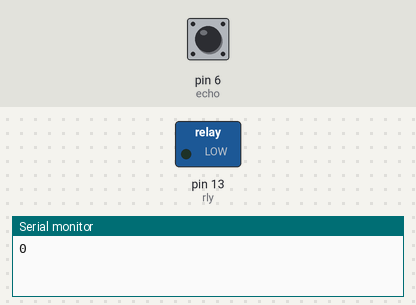
A sketch run on a simulated Arduino Uno, built with avr-gcc and run on an emulated ATmega328P. On the bench: switched loads named in the sketch (green lamp = pin HIGH), the last lines printed to the serial monitor. The inputs (shaded band) are chosen by the test bench; at power-on: pin 6 (echo) LOW. Pins used as bus, display or sensor lines are not drawn.

Above: at 1.2 s.
1.3 s: pin 6 (echo) pulsed HIGH 5 times (0.12 s each, 0.3 s apart)
At 2.8 s:
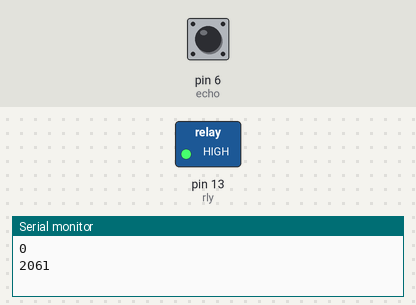
Timing chart, 0 to 5.8 s (numbered marks = the images above; inputs shaded):
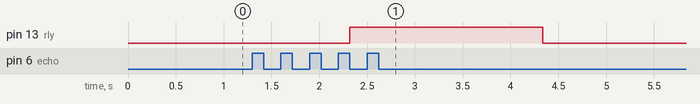

Measured:
- after the input at 1.3 s, pin 13 (rly): LOW → HIGH after 1.0 s, → LOW 2.0 s later

The sketch:

Water_level_controler.ino
```cpp
int trigger=7;
int echo=6;
int rly=13;

long time=0;
long dist=0;
void setup()
{
Serial.begin (9600);
pinMode(trigger, OUTPUT);
pinMode(echo, INPUT);
pinMode(rly,OUTPUT);
}
void loop()
{
digitalWrite(trigger, LOW);
delay(5);
digitalWrite(trigger, HIGH);
delay(10);
digitalWrite(trigger, LOW);
time = pulseIn(echo, HIGH);
dist = (time/2) / 29.1;
Serial.println(dist);
if(dist<15){
  digitalWrite(rly,LOW);
}
if(dist>50){
  digitalWrite(rly,HIGH);
}
delay(1000);
}
```
